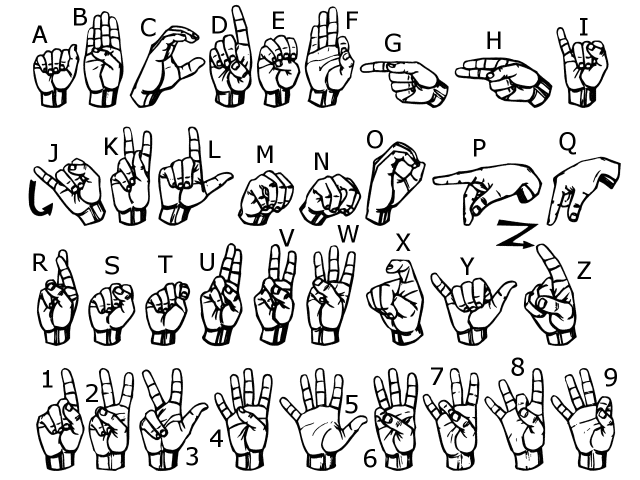
#> input picture signs.png, 1280 x 960 px, given in place of the camera (shown at 1/2 size)
$ python collect-data.py
#> lines starting #> are read from the running program, lines starting #| are printed output that depends on the picture; after the words box and inside, x2 and y2 are one past the last pixel; in counts of white or black regions, pixels touching at a corner belong together
import cv2
import numpy as np
import os
import string
import config

# Create the directory structure
if not os.path.exists(config.DATA_DIR):
    os.makedirs(config.DATA_DIR)
if not os.path.exists(config.TRAIN_DIR):
    os.makedirs(config.TRAIN_DIR)
if not os.path.exists(config.TEST_DIR):
    os.makedirs(config.TEST_DIR)

# Create directories for 0-9 and A-Z
labels = list(string.ascii_uppercase) + [str(i) for i in range(10)]
for label in labels:
    train_path = os.path.join(config.TRAIN_DIR, label)
    test_path = os.path.join(config.TEST_DIR, label)
    if not os.path.exists(train_path):
        os.makedirs(train_path)
    if not os.path.exists(test_path):
        os.makedirs(test_path)

# Train or test
mode = 'train'
directory = config.TRAIN_DIR if mode == 'train' else config.TEST_DIR
minValue = config.MIN_VALUE

cap = cv2.VideoCapture(0)
interrupt = -1

while True:
    _, frame = cap.read()
#> frame is the input picture: shape (960, 1280, 3); min 0, max 255, mean 217.7
    if frame is None:
        break

    # Simulating mirror image
    frame = cv2.flip(frame, 1)
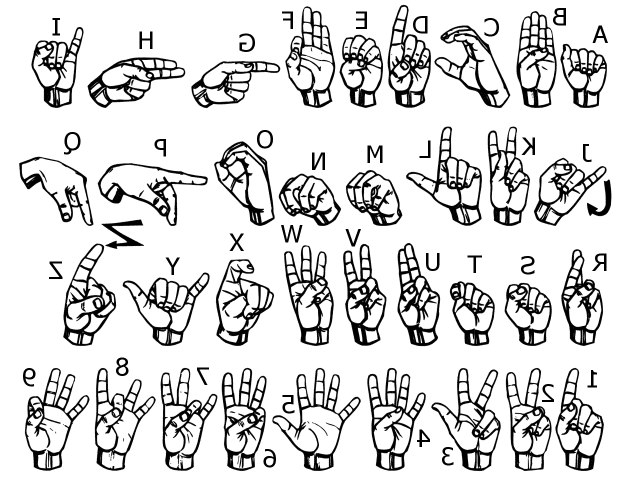
#> frame: shape (960, 1280, 3) (shown at 1/2 size); min 0, max 255, mean 217.7

    # Getting count of existing images
    count = {}
    for label in labels:
        count[label] = len(os.listdir(os.path.join(directory, label)))

    # Display counts on frame
    y_pos = 70
    x_pos = 10
    for i, label in enumerate(labels):
        # Simple layout logic
        if y_pos > 400:
            y_pos = 70
            x_pos += 150

        cv2.putText(frame, f"{label} : {count[label]}", (x_pos, y_pos), cv2.FONT_HERSHEY_PLAIN, 1, (0,255,255), 1)
        y_pos += 10
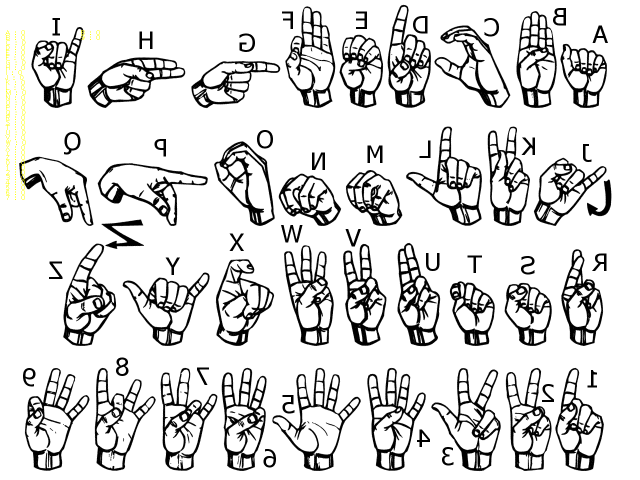
#> frame: shape (960, 1280, 3) (shown at 1/2 size); 0.15% of pixels changed, all inside (x1, y1, x2, y2) = (11, 60, 200, 400)
#> after the loop, x_pos = 160; y_pos = 90

    # Coordinates of the ROI
    x1 = int(0.5*frame.shape[1])
#> x1 = 640
    y1 = 10
    x2 = frame.shape[1]-10
#> x2 = 1270
    y2 = int(0.5*frame.shape[1])
#> y2 = 640

    # Drawing the ROI
    cv2.rectangle(frame, (x1-1, y1-1), (x2+1, y2+1), (255,0,0) ,1)
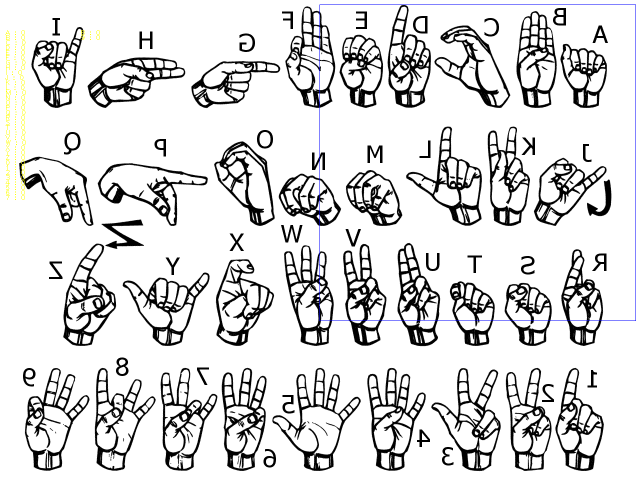
#> frame: shape (960, 1280, 3) (shown at 1/2 size); 0.21% of pixels changed, all inside (x1, y1, x2, y2) = (639, 9, 1272, 642)

    # Extracting the ROI
    roi = frame[y1:y2, x1:x2]
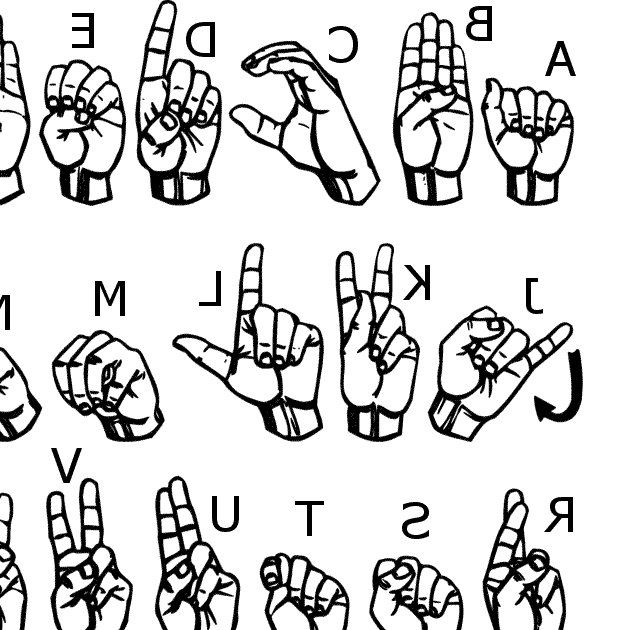
#> roi: shape (630, 630, 3); min 0, max 255, mean 212.7

    cv2.imshow("Frame", frame)

    # Image processing for preview
    gray = cv2.cvtColor(roi, cv2.COLOR_BGR2GRAY)
    blur = cv2.GaussianBlur(gray,(5,5),2)
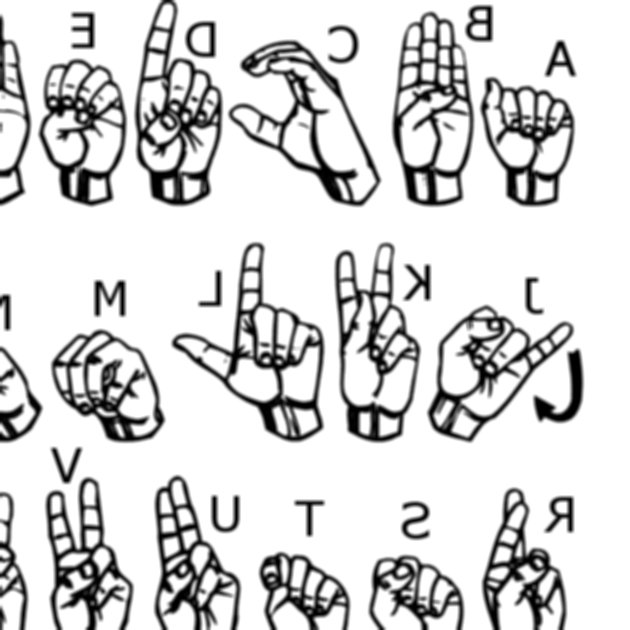
#> blur: shape (630, 630); min 0, max 255, mean 212.7
    th3 = cv2.adaptiveThreshold(blur,255,cv2.ADAPTIVE_THRESH_GAUSSIAN_C,cv2.THRESH_BINARY_INV,11,2)
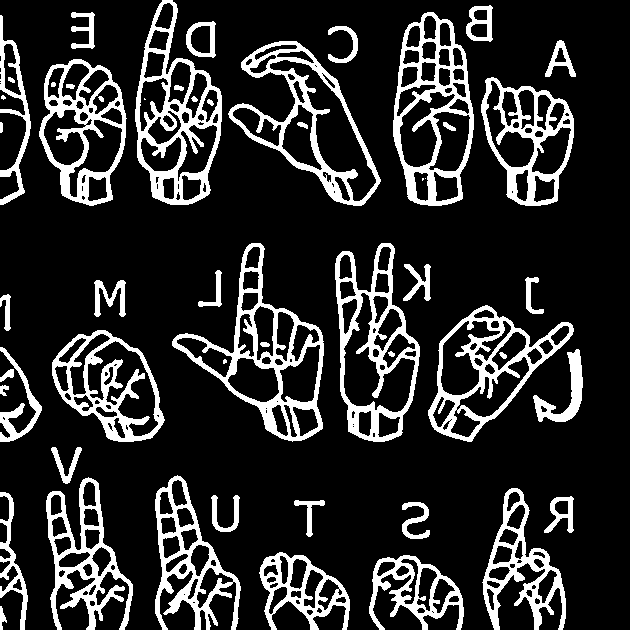
#> th3: shape (630, 630); 17.5% white; 54 white regions (5 under 20 px), largest, box (x1, y1, x2, y2) and area: (172, 243, 324, 442) 5428, (135, 0, 222, 205) 5350, (393, 12, 474, 206) 5064
    ret, test_image = cv2.threshold(th3, minValue, 255, cv2.THRESH_BINARY_INV+cv2.THRESH_OTSU)
#> ret = 0

    test_image = cv2.resize(test_image, (config.ROI_SIZE, config.ROI_SIZE))
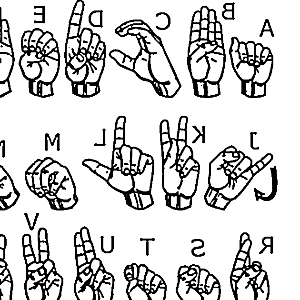
#> test_image: shape (300, 300); min 0, max 255, mean 210.5
    cv2.imshow("test", test_image)

    interrupt = cv2.waitKey(10)
#> (key Esc is pressed here)
    if interrupt & 0xFF == 27: # esc key
        break

    # Check for key presses to save images
    # 0-9
    for i in range(10):
        if interrupt & 0xFF == ord(str(i)):
            save_path = os.path.join(directory, str(i), f"{count[str(i)]}.jpg")
            cv2.imwrite(save_path, roi)

    # A-Z
    for char in string.ascii_lowercase:
        if interrupt & 0xFF == ord(char):
            label = char.upper()
            save_path = os.path.join(directory, label, f"{count[label]}.jpg")
            cv2.imwrite(save_path, roi)

cap.release()
cv2.destroyAllWindows()
